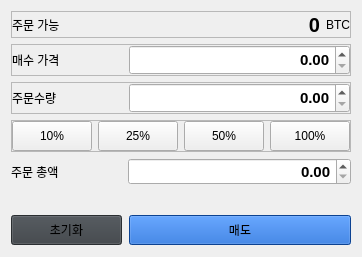
               <widget class="QWidget" name="page_2">
                <layout class="QVBoxLayout" name="verticalLayout_11">
                 <item>
                  <widget class="QFrame" name="frame_28">
                   <property name="frameShape">
                    <enum>QFrame::StyledPanel</enum>
                   </property>
                   <property name="frameShadow">
                    <enum>QFrame::Raised</enum>
                   </property>
                   <layout class="QHBoxLayout" name="horizontalLayout_26" stretch="0,2,0">
                    <property name="leftMargin">
                     <number>0</number>
                    </property>
                    <property name="topMargin">
                     <number>1</number>
                    </property>
                    <property name="rightMargin">
                     <number>0</number>
                    </property>
                    <property name="bottomMargin">
                     <number>0</number>
                    </property>
                    <item>
                     <widget class="QLabel" name="label_29">
                      <property name="layoutDirection">
                       <enum>Qt::LeftToRight</enum>
                      </property>
                      <property name="styleSheet">
                       <string notr="true"/>
                      </property>
                      <property name="text">
                       <string>주문 가능</string>
                      </property>
                     </widget>
                    </item>
                    <item>
                     <widget class="QLabel" name="sell_orderable_1">
                      <property name="font">
                       <font>
                        <pointsize>15</pointsize>
                        <weight>75</weight>
                        <bold>true</bold>
                       </font>
                      </property>
                      <property name="text">
                       <string>0</string>
                      </property>
                      <property name="alignment">
                       <set>Qt::AlignRight|Qt::AlignTrailing|Qt::AlignVCenter</set>
                      </property>
                     </widget>
                    </item>
                    <item>
                     <widget class="QLabel" name="sell_ticker_1">
                      <property name="layoutDirection">
                       <enum>Qt::LeftToRight</enum>
                      </property>
                      <property name="text">
                       <string>BTC</string>
                      </property>
                      <property name="alignment">
                       <set>Qt::AlignLeading|Qt::AlignLeft|Qt::AlignVCenter</set>
                      </property>
                     </widget>
                    </item>
                   </layout>
                  </widget>
                 </item>
                 <item>
                  <widget class="QFrame" name="frame_29">
                   <property name="frameShape">
                    <enum>QFrame::StyledPanel</enum>
                   </property>
                   <property name="frameShadow">
                    <enum>QFrame::Raised</enum>
                   </property>
                   <layout class="QHBoxLayout" name="horizontalLayout_29" stretch="1,2">
                    <property name="leftMargin">
                     <number>0</number>
                    </property>
                    <property name="topMargin">
                     <number>0</number>
                    </property>
                    <property name="rightMargin">
                     <number>0</number>
                    </property>
                    <property name="bottomMargin">
                     <number>0</number>
                    </property>
                    <item>
                     <widget class="QLabel" name="label_39">
                      <property name="text">
                       <string>매수 가격</string>
                      </property>
                     </widget>
                    </item>
                    <item>
                     <widget class="QDoubleSpinBox" name="sell_price_1">
                      <property name="minimumSize">
                       <size>
                        <width>34</width>
                        <height>30</height>
                       </size>
                      </property>
                      <property name="font">
                       <font>
                        <pointsize>11</pointsize>
                        <weight>75</weight>
                        <bold>true</bold>
                       </font>
                      </property>
                      <property name="alignment">
                       <set>Qt::AlignRight|Qt::AlignTrailing|Qt::AlignVCenter</set>
                      </property>
                      <property name="showGroupSeparator" stdset="0">
                       <bool>true</bool>
                      </property>
                      <property name="prefix">
                       <string/>
                      </property>
                      <property name="decimals">
                       <number>2</number>
                      </property>
                      <property name="minimum">
                       <double>0.000000000000000</double>
                      </property>
                      <property name="maximum">
                       <double>1000000000000000.000000000000000</double>
                      </property>
                      <property name="value">
                       <double>0.000000000000000</double>
                      </property>
                     </widget>
                    </item>
                   </layout>
                  </widget>
                 </item>
                 <item>
                  <widget class="QFrame" name="frame_30">
                   <property name="frameShape">
                    <enum>QFrame::StyledPanel</enum>
                   </property>
                   <property name="frameShadow">
                    <enum>QFrame::Raised</enum>
                   </property>
                   <layout class="QHBoxLayout" name="horizontalLayout_8" stretch="1,2">
                    <property name="leftMargin">
                     <number>0</number>
                    </property>
                    <property name="topMargin">
                     <number>0</number>
                    </property>
                    <property name="rightMargin">
                     <number>0</number>
                    </property>
                    <property name="bottomMargin">
                     <number>0</number>
                    </property>
                    <item>
                     <widget class="QLabel" name="label_40">
                      <property name="text">
                       <string>주문수량</string>
                      </property>
                     </widget>
                    </item>
                    <item>
                     <widget class="QDoubleSpinBox" name="sell_volume_1">
                      <property name="minimumSize">
                       <size>
                        <width>34</width>
                        <height>30</height>
                       </size>
                      </property>
                      <property name="font">
                       <font>
                        <pointsize>11</pointsize>
                        <weight>75</weight>
                        <bold>true</bold>
                       </font>
                      </property>
                      <property name="alignment">
                       <set>Qt::AlignRight|Qt::AlignTrailing|Qt::AlignVCenter</set>
                      </property>
                      <property name="showGroupSeparator" stdset="0">
                       <bool>true</bool>
                      </property>
                      <property name="prefix">
                       <string/>
                      </property>
                      <property name="decimals">
                       <number>2</number>
                      </property>
                      <property name="minimum">
                       <double>0.000000000000000</double>
                      </property>
                      <property name="maximum">
                       <double>1000000000000000.000000000000000</double>
                      </property>
                      <property name="value">
                       <double>0.000000000000000</double>
                      </property>
                     </widget>
                    </item>
                   </layout>
                  </widget>
                 </item>
                 <item>
                  <widget class="QFrame" name="frame_31">
                   <property name="frameShape">
                    <enum>QFrame::StyledPanel</enum>
                   </property>
                   <property name="frameShadow">
                    <enum>QFrame::Raised</enum>
                   </property>
                   <layout class="QHBoxLayout" name="horizontalLayout_22">
                    <property name="leftMargin">
                     <number>0</number>
                    </property>
                    <property name="topMargin">
                     <number>0</number>
                    </property>
                    <property name="rightMargin">
                     <number>0</number>
                    </property>
                    <property name="bottomMargin">
                     <number>0</number>
                    </property>
                    <item>
                     <widget class="QPushButton" name="sell_ten_1">
                      <property name="minimumSize">
                       <size>
                        <width>0</width>
                        <height>30</height>
                       </size>
                      </property>
                      <property name="text">
                       <string>10%</string>
                      </property>
                     </widget>
                    </item>
                    <item>
                     <widget class="QPushButton" name="sell_twenty_fifth_1">
                      <property name="minimumSize">
                       <size>
                        <width>0</width>
                        <height>30</height>
                       </size>
                      </property>
                      <property name="text">
                       <string>25%</string>
                      </property>
                     </widget>
                    </item>
                    <item>
                     <widget class="QPushButton" name="sell_fifty_1">
                      <property name="minimumSize">
                       <size>
                        <width>0</width>
                        <height>30</height>
                       </size>
                      </property>
                      <property name="text">
                       <string>50%</string>
                      </property>
                     </widget>
                    </item>
                    <item>
                     <widget class="QPushButton" name="sell_hundred_1">
                      <property name="minimumSize">
                       <size>
                        <width>0</width>
                        <height>30</height>
                       </size>
                      </property>
                      <property name="text">
                       <string>100%</string>
                      </property>
                     </widget>
                    </item>
                   </layout>
                  </widget>
                 </item>
                 <item>
                  <widget class="QFrame" name="horizontalFrame_16">
                   <layout class="QHBoxLayout" name="horizontalLayout_23" stretch="1,2">
                    <property name="leftMargin">
                     <number>0</number>
                    </property>
                    <property name="topMargin">
                     <number>0</number>
                    </property>
                    <property name="rightMargin">
                     <number>0</number>
                    </property>
                    <property name="bottomMargin">
                     <number>0</number>
                    </property>
                    <item>
                     <widget class="QLabel" name="label_13">
                      <property name="text">
                       <string>주문 총액</string>
                      </property>
                     </widget>
                    </item>
                    <item>
                     <widget class="QDoubleSpinBox" name="sell_total_price_1">
                      <property name="maximumSize">
                       <size>
                        <width>16777215</width>
                        <height>30</height>
                       </size>
                      </property>
                      <property name="font">
                       <font>
                        <pointsize>11</pointsize>
                        <weight>75</weight>
                        <bold>true</bold>
                       </font>
                      </property>
                      <property name="alignment">
                       <set>Qt::AlignRight|Qt::AlignTrailing|Qt::AlignVCenter</set>
                      </property>
                      <property name="showGroupSeparator" stdset="0">
                       <bool>true</bool>
                      </property>
                      <property name="maximum">
                       <double>1000000000000000019884624838656.000000000000000</double>
                      </property>
                     </widget>
                    </item>
                   </layout>
                  </widget>
                 </item>
                 <item>
                  <widget class="QFrame" name="horizontalFrame_2">
                   <layout class="QHBoxLayout" name="horizontalLayout_11"/>
                  </widget>
                 </item>
                 <item>
                  <widget class="QFrame" name="horizontalFrame_17">
                   <layout class="QHBoxLayout" name="horizontalLayout_24" stretch="1,2">
                    <property name="spacing">
                     <number>7</number>
                    </property>
                    <property name="leftMargin">
                     <number>0</number>
                    </property>
                    <property name="topMargin">
                     <number>0</number>
                    </property>
                    <property name="rightMargin">
                     <number>0</number>
                    </property>
                    <property name="bottomMargin">
                     <number>1</number>
                    </property>
                    <item>
                     <widget class="QPushButton" name="sell_reset_1">
                      <property name="minimumSize">
                       <size>
                        <width>0</width>
                        <height>30</height>
                       </size>
                      </property>
                      <property name="styleSheet">
                       <string notr="true">background-color: #3b4045;</string>
                      </property>
                      <property name="text">
                       <string>초기화</string>
                      </property>
                     </widget>
                    </item>
                    <item>
                     <widget class="QPushButton" name="sell_sell_btn_1">
                      <property name="minimumSize">
                       <size>
                        <width>0</width>
                        <height>30</height>
                       </size>
                      </property>
                      <property name="styleSheet">
                       <string notr="true">background-color: #115dcb;</string>
                      </property>
                      <property name="text">
                       <string>매도</string>
                      </property>
                     </widget>
                    </item>
                   </layout>
                  </widget>
                 </item>
                </layout>
               </widget>
